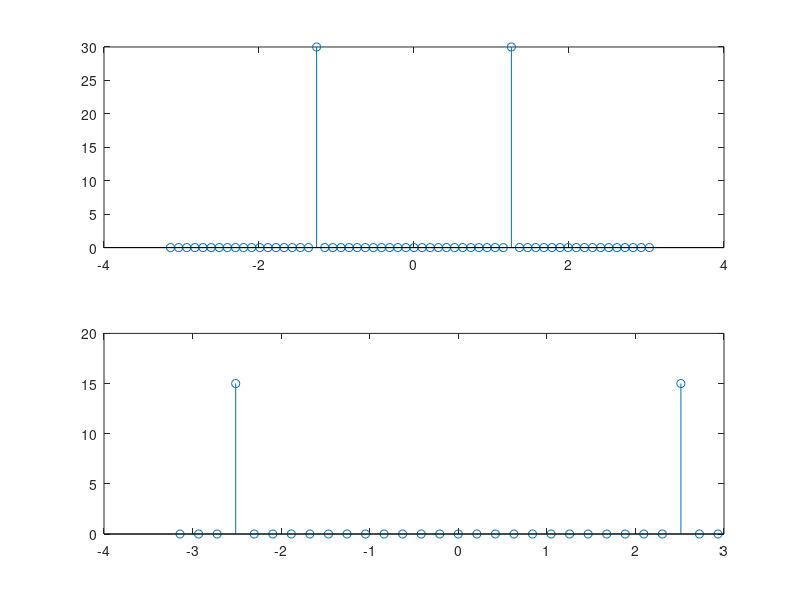

Recreate this plot in MATLAB. (Note: this script raises an error after producing the figure.)
%% Lektion 3

%% 2.25

N = 60;
p = 2; %length after decimation
n = 0:N-1;
w0 = 2*pi/5;
w = (-N/2:N/2-1)*2*pi/N;

x = sin(w0*n);
X = fftshift(fft(x));

x2 = x(1:p:N);
X2 = fftshift(fft(x2));

M=length(x2);
w2 =( -M/2:M/2-1)*2*pi/M;

figure(2)
subplot(2,1,1);
stem(w,abs(X))
subplot(2,1,2);
stem(w2,abs(X2))


%% 3.2
load sig30

y1 = [y' zeros(1,10000)];
Y1 = fftshift(fft(y1));
N =length(Y1);

w = (-N/2:N/2-1)*2*pi/N

figure(3)
plot(w,abs(Y1))



%% 4.16

load sig40

T = 1;
N = length(s);

w0 = 0.3;
wn = w0*T/pi;

[B A] = butter(10,wn,'low')

s1a = filter(B,A,s);
s1b = filtfilt(B,A,s);
n = (0:N-1)

figure(4)
subplot(3,1,1)
plot(n,s1)
subplot(3,1,2)
plot(n,s1a)
subplot(3,1,3)
plot(n,s1b)

[B A] = butter(10,wn,'high')

s2a = filter(B,A,s);
s2b = filtfilt(B,A,s);
n = (0:N-1)

figure(5)
subplot(3,1,1)
plot(n,s2)
subplot(3,1,2)
plot(n,s2a)
subplot(3,1,3)
plot(n,s2b)

%% 4.18